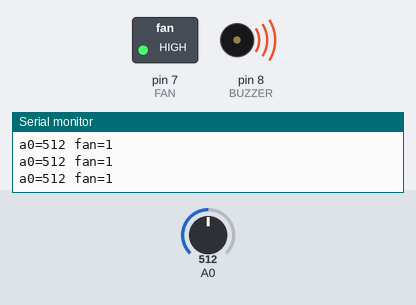
A sketch run on a simulated Arduino Uno, built with avr-gcc and run on an emulated ATmega328P. On the bench: switched loads named in the sketch (green lamp = pin HIGH), buzzer (waves = sounding), the last lines printed to the serial monitor. The test bench sets the inputs (shaded band); at power-on: A0 = 512.

Above: at 1.2 s.
1.3 s: A0 set to 412
2.8 s: A0 set to 387
At 3.7 s:
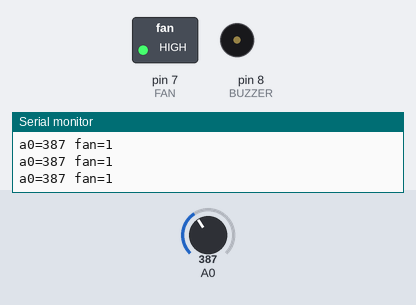
4.5 s: A0 set to 257
6.0 s: A0 set to 236
At 7.2 s:
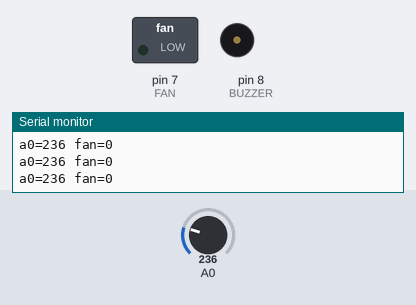
7.5 s: A0 set to 511
At 8.7 s:
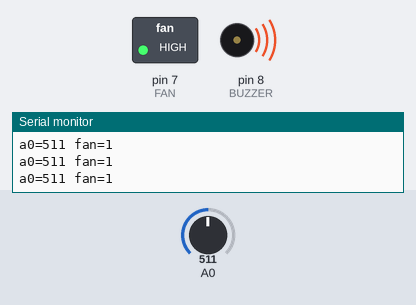
9.0 s: A0 set to 306
At 9.9 s:
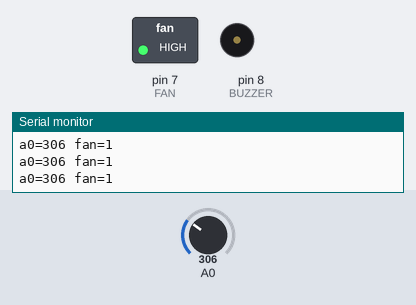
Timing chart, 0 to 11.5 s (numbered marks = the images above; inputs shaded):
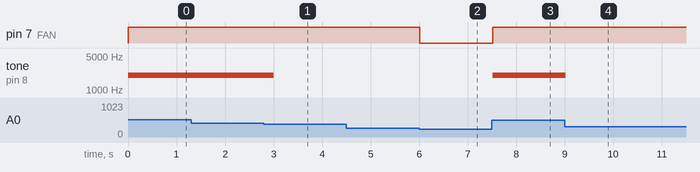

Measured:
- the behaviour switches between 401 and 400 on A0 (found by bisection; images 0 and 1)
- the behaviour switches between 250 and 249 on A0 (found by bisection; images 1 and 2)
- after the input at 2.8 s, tone on pin 8 (BUZZER): 2000 Hz → silent after 0.21 s
- after the input at 6.0 s, pin 7 (FAN): HIGH → LOW at once
- after the input at 7.5 s, pin 7 (FAN): LOW → HIGH at once; tone on pin 8 (BUZZER): silent → 2000 Hz at once
- after the input at 9.0 s, tone on pin 8 (BUZZER): 2000 Hz → silent at once

The sketch:

gas-fan.ino
```cpp
// gas-fan — tests assert (BT56): an MQ-2 module (AOUT on A0) in a room with a gas leak. Above the
// alarm level (A0 > 400, about 200 ppm) the extractor fan on D7 runs and the buzzer on D8 sounds
// 2 kHz; the fan keeps running until A0 falls below 250 (about 50 ppm), then stops. Every 250 ms
// it prints "a0=<n> fan=<0|1>" at 115200 baud.
const uint8_t FAN = 7, BUZZER = 8;
const int ALARM = 400, CLEAR = 250;
bool fan = false;

void setup() {
  Serial.begin(115200);
  pinMode(FAN, OUTPUT);
}

void loop() {
  int a0 = analogRead(A0);
  if (!fan && a0 > ALARM) fan = true;
  else if (fan && a0 < CLEAR) fan = false;
  digitalWrite(FAN, fan);
  if (a0 > ALARM) tone(BUZZER, 2000);
  else noTone(BUZZER);
  Serial.print("a0=");
  Serial.print(a0);
  Serial.print(" fan=");
  Serial.println(fan);
  delay(250);
}
```
